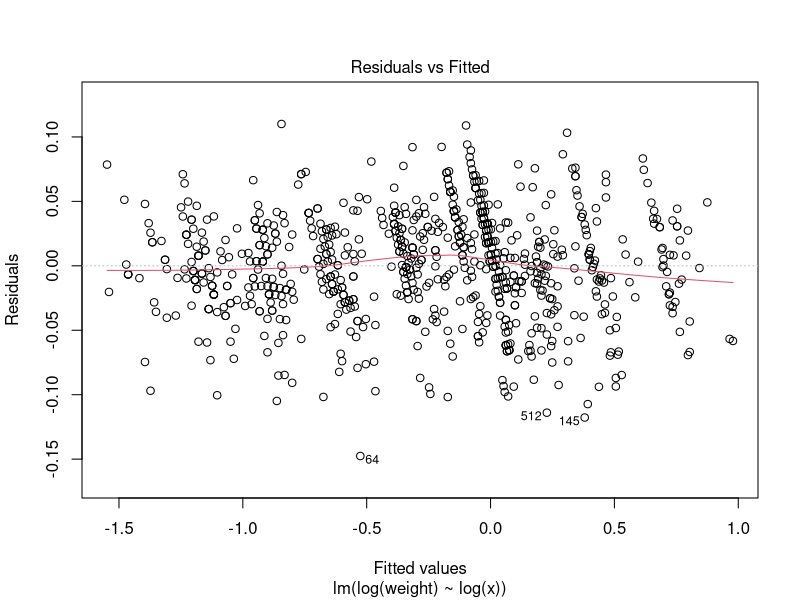

This chart was generated by the following R code:
## ---- chunk 1
knitr::opts_chunk$set(echo = TRUE, out.width="60%", fig.align="center", comment="", message= FALSE)
## ---- chunk 2
dia3 <- read.csv("dia3.csv")
model1 <- lm(log(price) ~ log(weight), data=dia3)
## ---- chunk 3
lm.out <- lm(log(weight) ~ log(x), data=dia3)
plot(lm.out, 1)
